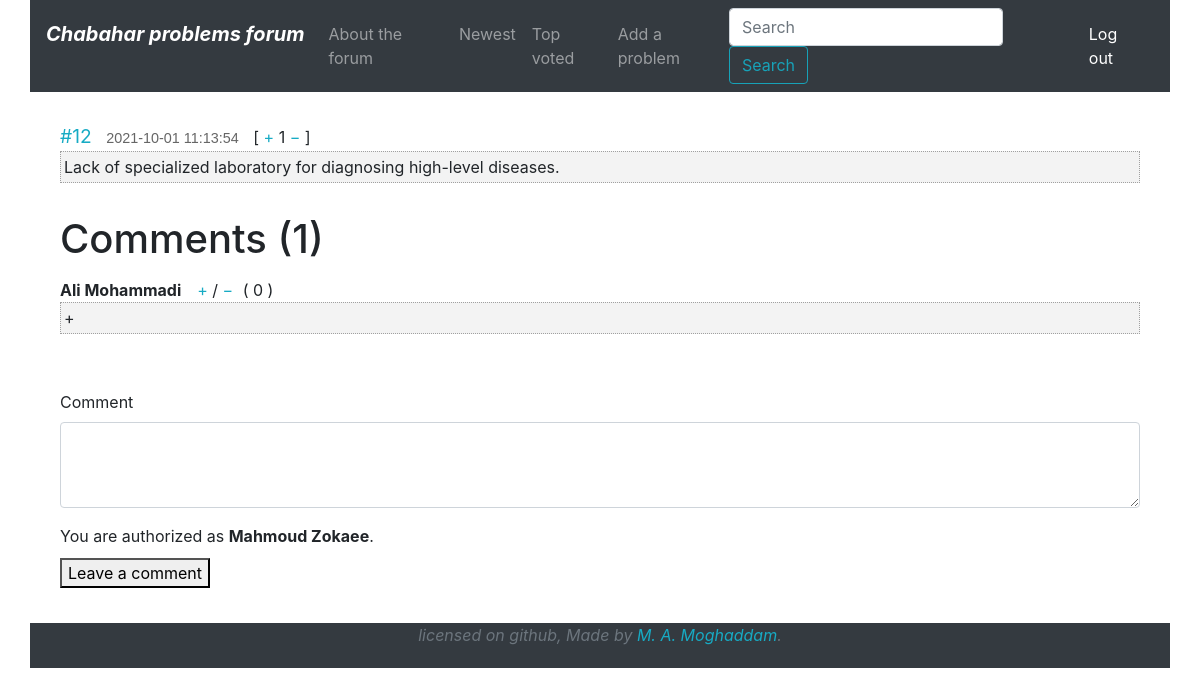
Page /post/12 (signed in) on the committed database.
### tables this page shows
CREATE TABLE 'problems' ('id' INTEGER PRIMARY KEY AUTOINCREMENT NOT NULL, 'text' INTEGER NOT NULL, 'datetime' INTEGER NOT NULL DEFAULT CURRENT_TIMESTAMP, 'likes' INTEGER NOT NULL DEFAULT 0 );

CREATE TABLE 'comments' ('id' INTEGER PRIMARY KEY AUTOINCREMENT NOT NULL, 'user_id' INTEGER NOT NULL, 'text' TEXT NOT NULL, 'datetime' DATETIME NOT NULL DEFAULT CURRENT_TIMESTAMP, 'likes' INTEGER NOT NULL DEFAULT 0 , 'post_id' INTEGER NOT NULL);

CREATE TABLE 'users' ('id' INTEGER PRIMARY KEY AUTOINCREMENT NOT NULL, 'username' TEXT NOT NULL, 'hash' TEXT NOT NULL, 'email'  TEXT NOT NULL);

### application.py (the view)
@app.route("/post/<int:id>", methods=["GET", "POST"])
def post(id):
    message = request.form.get("message")
    if request.method == "POST" and message:
        user_id = session["user_id"]
        sql = "INSERT INTO comments (text, post_id, user_id) VALUES (:message, :post_id, :user_id)"
        db.execute(sql, message=message, post_id=id, user_id=user_id)
        return redirect("/post/{}".format(id))
    else:
        problem = db.execute("SELECT * FROM problems WHERE id=:id", id=id)
        comments = db.execute("SELECT * FROM comments WHERE post_id=:id", id=id)
        print(session)
        if session.get("user_id") is None:
            username = None
        else:
            user = db.execute("SELECT username FROM users WHERE id=:id", id=session["user_id"])
            username = user[0]["username"]
        if len(comments) > 0:
            for comment in comments:
                commentator_name = db.execute("SELECT username FROM users WHERE id=:user_id", user_id=comment["user_id"])
                comment["username"] = commentator_name[0]["username"]
            com_count = len(comments)
        else:
            comments = None
            com_count = 0
        if request.method == "GET":
            error = None
        else:
            error = 1
        return render_template("post.html", problem=problem[0], comments=comments, com_count=com_count, username=username, error=error)

### templates/post.html (shortened to what this page needs)
{% extends "layout.html" %}
{% block body %}
<div class="view-content">
    <div class="post cit_395664">
        <span class="number"><a href="#">#{{ problem['id'] }}</a></span>
        <span class="time">{{ problem['datetime'] }}</span>
        <span class="post_id">
        [
        <span class="votes">
        <a class="cit_plus" href="/like/{{ problem['id'] }}/post">+</a>
        </span>
        <span class="raiting">
        {{ problem['likes'] }}        </span>
        <span class="votes">
        <a class="cit_minus" href="/dislike/{{ problem['id'] }}/post">−</a>
        </span>
        ]
        </span>
        <div class="content">
            {{ problem['text'] }}
        </div>
    </div>
</div>
<h1>Comments ({{ com_count }})</h1>
    {% if comments != None %}
    <div class="view-content">
        <div class="post cit_395664">
            {% for comment in comments %}
                <div style="margin-top:15px">
                    <strong>{{ comment['username'] }}&nbsp;&nbsp;&nbsp;</strong>
                    <span class="votes">
                        <a class="cit_plus" href="/com_like/{{ comment['id'] }}">+</a> / <a class="cit_minus" href="/com_dislike/{{ comment['id'] }}">−</a>
                    </span>
                    <span class="raiting" style="margin-left:5px">( {{ comment['likes'] }} )</span>
                    <div class="content">{{ comment['text'] }}</div>
                </div>
            {% endfor %}
        </div>
    </div>
    {% else %}
        <p>There are no comments for this problem yet. You can be the first.</p>
    {% endif %}
        <br>
        {% if username == None %}
            <p>You are not authorized. <a href="/login">Log in</a> or <a href="/signup">Sign up</a> to leave a comment.</p>
        {% else %}
            <form action="/post/{{ problem['id'] }}" method="post">
                <div class="form-group">
                    <label for="exampleFormControlTextarea1">Comment</label>
                    {% if error == None %}
                        <textarea type="text" name="message" class="form-control" id="exampleFormControlTextarea1" rows="3"></textarea>
                    {% else %}
                        <textarea type="text" name="message" class="form-control is-invalid" rows="3"></textarea>
                        <div class="invalid-feedback">Please fill this field.</div>
                    {% endif %}
                </div>
                <p style="margin-bottom:10px">You are authorized as <b>{{ username }}</b>.</p>
                <button type="submit" style="btn btm-primary">Leave a comment</button>
            </form>
        {% endif %}
{% endblock %}

### static/style.css (style rules this page uses)
a, input, textarea { outline: 0 none; }
a:link, a:active { color:#17abc4; }
a, form, p, h1, h2, h3, h4 { margin: 0; padding: 0; border: none; }
.post, .post1 { margin-bottom: 2em; }
.post .number, .post1 .number { font-size: 120%; }
.post .time, .post1 .time { color: #666; font: 90% Arial,sans-serif; margin: 0 10px; }
.post .content, .post1 .content { background-color: #f3f3f3; border: 1px dotted #a0a0a0; font-size: 100%; padding: 3px; }

### templates/layout.html (style rules this page uses)
body { background-image: url('https://b2n.ir/n75405'); background-attachment: fixed; }

### rows in the picture
problems: id "12", datetime "2021-10-01 11:13:54", likes "1", text "Lack of specialized laboratory for diagnosing high-level diseases."
comments: username "Ali Mohammadi", likes "0", text "+"
users: username "Mahmoud Zokaee"

### other values in the picture
{{ com_count }} "1"
